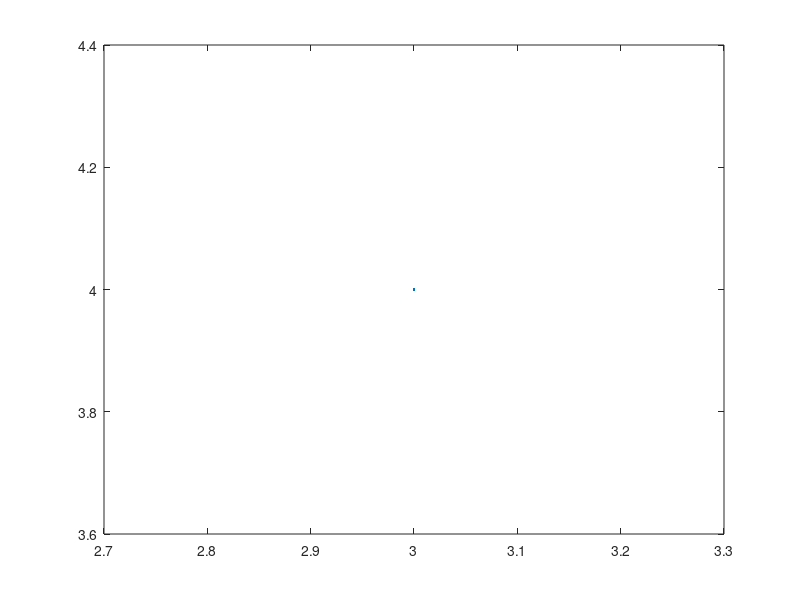

Recreate this plot in MATLAB.
clear all
close all
clc
%% Ciao sono Davide
plot([0,1], [10,12]);
plot(3, 4)
g = 9.81;

Y_v = -0.264;                   % stability derivatives
Y_p = 0;
L_v = -7.349;
L_p = 0;

Y_d = 9.568;                    % control derivatives
L_d = 1079.339;
%--------------------------------------------------------------------------
A = [Y_v    Y_p     g;
    L_v     L_p     0;
    0       1       0];

B = [Y_d;
    L_d;
    0];

C = [0      1       0;
    0       0       1];

D = [0;
    0];
%--------------------------------------------------------------------------
sys = ss(A,B,C,D)